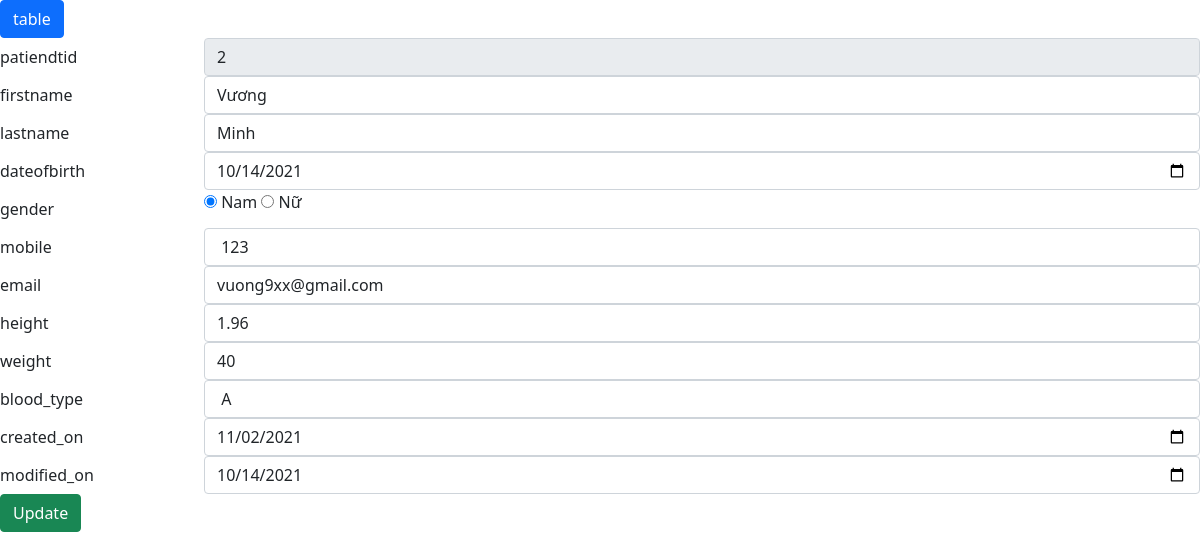
The app's page /update.php?patiendtid=2 with its own data.
### tables this page shows
CREATE TABLE `patient` (
  `patiendtid` int(11) NOT NULL,
  `firstname` varchar(100) DEFAULT NULL,
  `lastname` varchar(100) DEFAULT NULL,
  `dateofbirth` date DEFAULT NULL,
  `gender` tinyint(2) DEFAULT NULL,
  `mobile` char(20) DEFAULT NULL,
  `email` varchar(100) DEFAULT NULL,
  `height` float DEFAULT NULL,
  `weight` float DEFAULT NULL,
  `blood_type` varchar(100) DEFAULT NULL,
  `created_on` date DEFAULT NULL,
  `modified_on` date DEFAULT NULL
);

### src/update.php (the view, shortened to what this page needs)
<?php
include('./config.php');
?>
<!DOCTYPE html>
<html lang="en">
<head>
    <link href="https://cdn.jsdelivr.net/npm/bootstrap@5.1.3/dist/css/bootstrap.min.css" rel="stylesheet">
</head>
<body>
    <?php
    if (isset($_GET['patiendtid'])) {
        $patiendtid = $_GET['patiendtid'];
        $sql ="select * from patient where patiendtid = '$patiendtid'";
        $rs = mysqli_query($con,$sql);
        if(mysqli_num_rows($rs))
        {
            $row= mysqli_fetch_assoc($rs);
            $firstname = $row['firstname'];
            $lastname = $row['lastname'];
            $dateofbirth = $row['dateofbirth'];
            $gender = $row['gender'];
            $mobile = $row['mobile'];
            $email = $row['email'];
            $height = $row['height'];
            $weight = $row['weight'];
            $blood_type = $row['blood_type'];
            $created_on = $row['created_on'];
            $modified_on = $row['modified_on'];
        }
    }
    ?>
   <a href="./index.php"><button type="button" class="btn btn-primary">table</button></a>
    <form action="" method="POST">
        <div class="form-group row">
            <label for="empMobile" class="col-sm-2 col-form-label">patiendtid </label>
            <div class="col-sm-10">
        <input value="<?php echo $patiendtid ?>" type="text" class="form-control" readonly id="modified_on" name="patiendtid">
            </div>
        </div>
        <div class="form-group row">
            <label for="empMobile" class="col-sm-2 col-form-label">firstname</label>
            <div class="col-sm-10">
                <input value="<?php echo $firstname ?>" type="text" class="form-control" id="modified_on" name="firstname">
            </div>
        </div>
        <div class="form-group row">
            <label for="empMobile" class="col-sm-2 col-form-label">lastname</label>
            <div class="col-sm-10">
                <input value="<?php echo $lastname ?>" type="text
            " class="form-control" id="modified_on" name="lastname">
            </div>
        </div>
        <div class="form-group row">
            <label for="empMobile" class="col-sm-2 col-form-label">dateofbirth</label>
            <div class="col-sm-10">
                <input value="<?php echo $dateofbirth ?>" type="date" class="form-control" id="modified_on" name="dateofbirth">
            </div>
        </div>
        <div class="form-group row">
            <label for="empMobile" class="col-sm-2 col-form-label">gender</label>
            <div class="col-sm-10">
                <input type="radio" <?php if($gender==1) {echo "checked"; }?> name="gender" value="1"> Nam
                <input type="radio" <?php if($gender==0) {echo "checked"; }?> name="gender" value="0"> Nữ
            </div>
        </div>
        <div class="form-group row">
            <label for="empMobile" class="col-sm-2 col-form-label">mobile</label>
            <div  class="col-sm-10">
                <input value="<?php echo $mobile ?>" type="text
            " class="form-control" id="modified_on" name="mobile">
            </div>
        </div>
        <div class="form-group row">
            <label for="empMobile" class="col-sm-2 col-form-label">email</label>
            <div class="col-sm-10">
                <input value="<?php echo $email ?>" type="text
            " class="form-control" id="modified_on" name="email">
            </div>
        </div>
        <div class="form-group row">
            <label  for="empMobile" class="col-sm-2 col-form-label">height</label>
            <div  class="col-sm-10">
                <input value="<?php echo $height ?>" type="text
            " class="form-control" id="modified_on" name="height">
            </div>
        </div>
        <div class="form-group row">
            <label for="empMobile" class="col-sm-2 col-form-label">weight</label>
            <div  class="col-sm-10">
                <input value="<?php echo $weight ?>" type="text
            " class="form-control" id="modified_on" name="weight">
            </div>
        </div>
        <div class="form-group row">
            <label for="empMobile" class="col-sm-2 col-form-label">blood_type</label>
            <div class="col-sm-10">
                <input value="<?php echo $blood_type ?>" type="text
            " class="form-control" id="modified_on" name="blood_type">
            </div>
        </div>
        <div class="form-group row">
            <label for="empMobile" class="col-sm-2 col-form-label">created_on</label>
            <div  class="col-sm-10">
                <input value="<?php echo $created_on ?>" type="date" class="form-control" id="modified_on" name="created_on">
            </div>
        </div>
        <div class="form-group row">
            <label for="empMobile" class="col-sm-2 col-form-label">modified_on</label>
            <div  class="col-sm-10">
                <input value="<?php echo $modified_on ?>" type="date" class="form-control" id="modified_on" name="modified_on">
            </div>
        </div>
        <button name="update" type="submit" class="btn btn-success">Update</button>
    </form>
</body>
</html>

### records on screen
patient: firstname "Vương", lastname "Minh", dateofbirth "10/14/2021", gender "☑", mobile "123", email "vuong9xx@gmail.com", height "1.96", weight "40", blood_type "A", created_on "11/02/2021", modified_on "10/14/2021"
